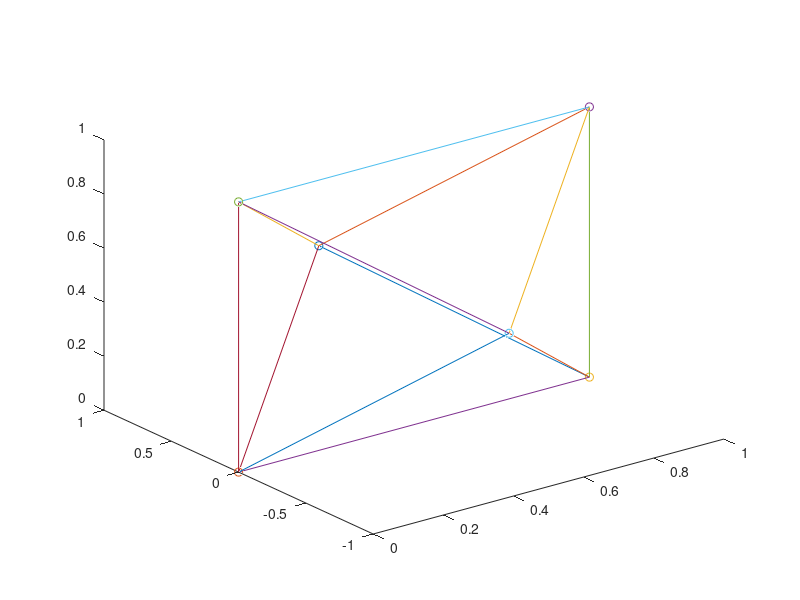

This figure's MATLAB source: (Note: this script raises an error after producing the figure.)
clear;
close all;

n = 6; %number of nodes
d = 3; %number of dimensions    
c = 12; %number of connections
l = 0.02; %length of measurements


n1 = [1/2, 1/sqrt(2), 1/2];
n2 = [0 0 0];
n3 = [1 0 0];
n4 = [1 0 1];
n5 = [0 0 1];
n6= [1/2, -1/sqrt(2), 1/2];

x = [n1(1) n2(1) n3(1) n4(1) n5(1) n6(1)];
y = [n1(2) n2(2) n3(2) n4(2) n5(2) n6(2)];
z = [n1(3) n2(3) n3(3) n4(3) n5(3) n6(3)];

%Line I
xI = [n1(1) n2(1)];
yI = [n1(2) n2(2)];
zI = [n1(3) n2(3)];

%Line II
xII = [n1(1) n3(1)];
yII = [n1(2) n3(2)];
zII = [n1(3) n3(3)];

%Line III
xIII = [n1(1) n4(1)];
yIII = [n1(2) n4(2)];
zIII = [n1(3) n4(3)];

%Line IV
xIV = [n1(1) n5(1)];
yIV = [n1(2) n5(2)];
zIV = [n1(3) n5(3)];

%Line V
xV = [n2(1) n3(1)];
yV = [n2(2) n3(2)];
zV = [n2(3) n3(3)];

%Line VI
xVI = [n3(1) n4(1)];
yVI = [n3(2) n4(2)];
zVI = [n3(3) n4(3)];

%Line VII
xVII = [n4(1) n5(1)];
yVII = [n4(2) n5(2)];
zVII = [n4(3) n5(3)];

%Line VIII
xVIII = [n5(1) n2(1)];
yVIII = [n5(2) n2(2)];
zVIII = [n5(3) n2(3)];

%Line IX
xIX = [n2(1) n6(1)];
yIX = [n2(2) n6(2)];
zIX = [n2(3) n6(3)];

%Line X
xX = [n3(1) n6(1)];
yX = [n3(2) n6(2)];
zX = [n3(3) n6(3)];

%Line XI
xXI = [n4(1) n6(1)];
yXI = [n4(2) n6(2)];
zXI = [n4(3) n6(3)];

%Line XII
xXII = [n5(1) n6(1)];
yXII = [n5(2) n6(2)];
zXII = [n5(3) n6(3)];



figure
plot3(x(1), y(1), z(1), 'o');
hold on
for i = 2:n
    plot3(x(i), y(i), z(i), 'o');
end
plot3(xI, yI, zI)
plot3(xII, yII, zII)
plot3(xIII, yIII, zIII)
plot3(xIV, yIV, zIV)
plot3(xV, yV, zV)
plot3(xVI, yVI, zVI)
plot3(xVII, yVII, zVII)
plot3(xVIII, yVIII, zVIII)
plot3(xIX, yIX, zIX)
plot3(xX, yX, zX)
plot3(xXI, yXI, zXI)
plot3(xXII, yXII, zXII)
hold off

s = [1 1 1 1 2 3 4 5 2 3 4 5];
e = [2 3 4 5 3 4 5 2 6 6 6 6];


R = rigidity_matrix(c, n, x, y, z, s, e);%Find the rigidity matrix

R_T = R.';%Find the transpose
R_squared = R_T*R;%Multiply them
eigenvalues = eig(R_squared);%Find the eigenvalues
frequencies = freq(eigenvalues, l) %Find the frequencies

%Create a function to define the start and end points of a line
function A = line_def(x, y, z, s, e) %A function called line_def which takes a selection of nodes and two integers (s and e) and outputs A, a 2x3 matrix which defines the line segment
        A = zeros(3, 2);
        A(1, 1) = x(s);
        A(2, 1) = y(s);
        A(3, 1) = z(s);
        A(1, 2) = x(e);
        A(2, 2) = y(e);
        A(3, 2) = z(e);
end

function R = rigidity_matrix(c, n, x, y, z, s, e)%Function called regidity_matrix which takes the number of nodes, number of connections, coordinates of the nodes and list of node connections and generates the rigidity matrix from that
    %Create empty matrix to store rigidity matrix
    R = zeros(c, 3*n);
    for i = 1:c
        A = line_def(x, y, z, s(i), e(i));
        p = zeros(1, 3);
        for j = 1:3
            p(j) = A(j, 1)-A(j, 2);
        end
        column_group_s = 3*(s(i)-1)+1;
        column_group_e = 3*(e(i)-1)+1;
        R(i, column_group_s:column_group_s+2) = p;
        R(i, column_group_e:column_group_e+2) = -p;
    end
end

%A function to convert the eigenvalues into frequencies
function f = freq(eigenvalues, l) %A function called freq which returns a list of frequencies after being input with eigenvalues
        a = size(eigenvalues);
        f = zeros(a(1), 1);
        E = abs(eigenvalues);
        for i = 1:a(1)
            f(i) = sqrt(l*E(i));            
        end
end